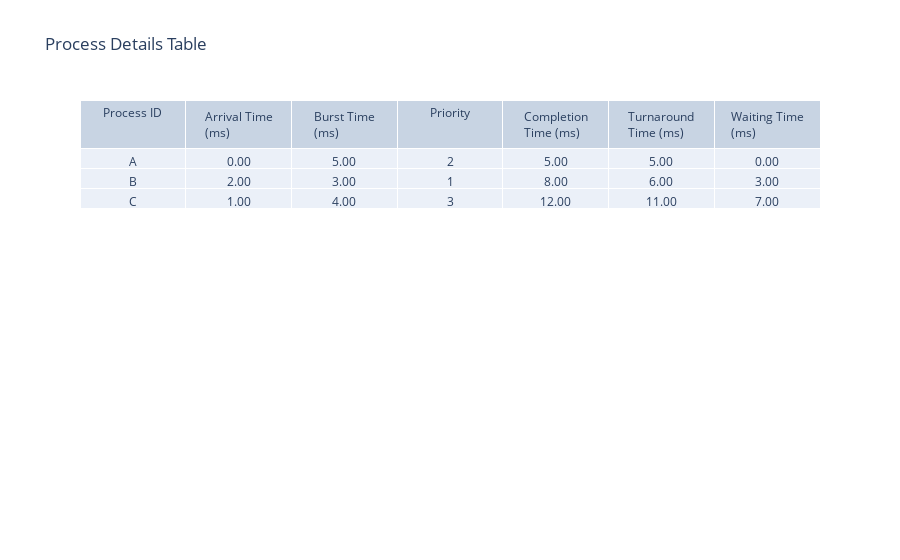
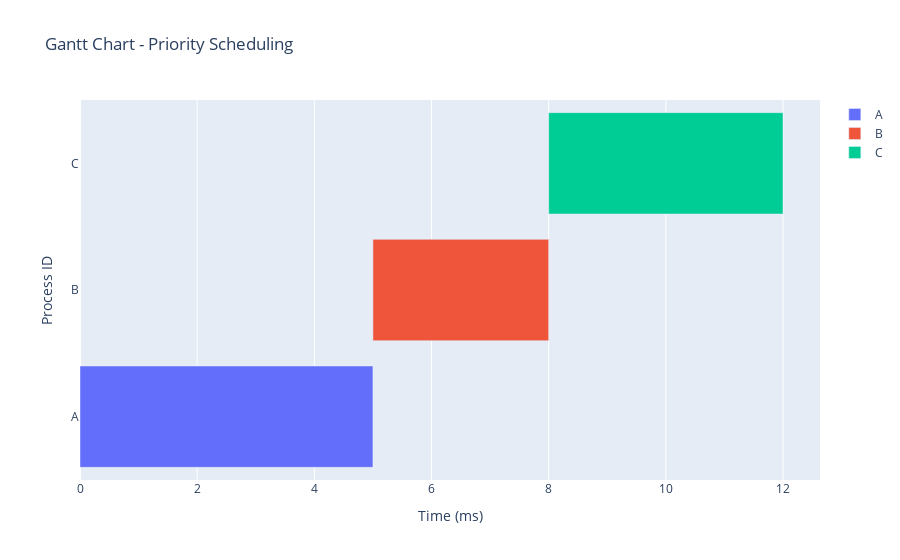

These figures' notebook cell, in order:
### Code cell
# Run main
main()

### Figure 1 — Plotly figure (JSON) as saved in the notebook; plotly's stock layout.template omitted (floating-point values rounded to 4 significant figures)
{"data": [{"cells": {"values": [["A", "B", "C"], ["0.00", "2.00", "1.00"], ["5.00", "3.00", "4.00"], ["2", "1", "3"], ["5.00", "8.00", "12.00"], ["5.00", "6.00", "11.00"], ["0.00", "3.00", "7.00"]]}, "header": {"values": ["Process ID", "Arrival Time (ms)", "Burst Time (ms)", "Priority", "Completion Time (ms)", "Turnaround Time (ms)", "Waiting Time (ms)"]}, "type": "table"}], "layout": {"autosize": true, "title": {"text": "Process Details Table"}}}

### Figure 2 — Plotly figure (JSON) as saved in the notebook; plotly's stock layout.template omitted (floating-point values rounded to 4 significant figures)
{"data": [{"base": 0, "hoverinfo": "x+y+name", "name": "A", "orientation": "h", "type": "bar", "x": [5], "y": ["A"]}, {"base": 5, "hoverinfo": "x+y+name", "name": "B", "orientation": "h", "type": "bar", "x": [3], "y": ["B"]}, {"base": 8, "hoverinfo": "x+y+name", "name": "C", "orientation": "h", "type": "bar", "x": [4], "y": ["C"]}], "layout": {"autosize": true, "showlegend": true, "title": {"text": "Gantt Chart - Priority Scheduling"}, "xaxis": {"autorange": true, "range": [0, 12.63], "title": {"text": "Time (ms)"}, "type": "linear"}, "yaxis": {"autorange": true, "range": [-0.5, 2.5], "title": {"text": "Process ID"}, "type": "category"}}}
